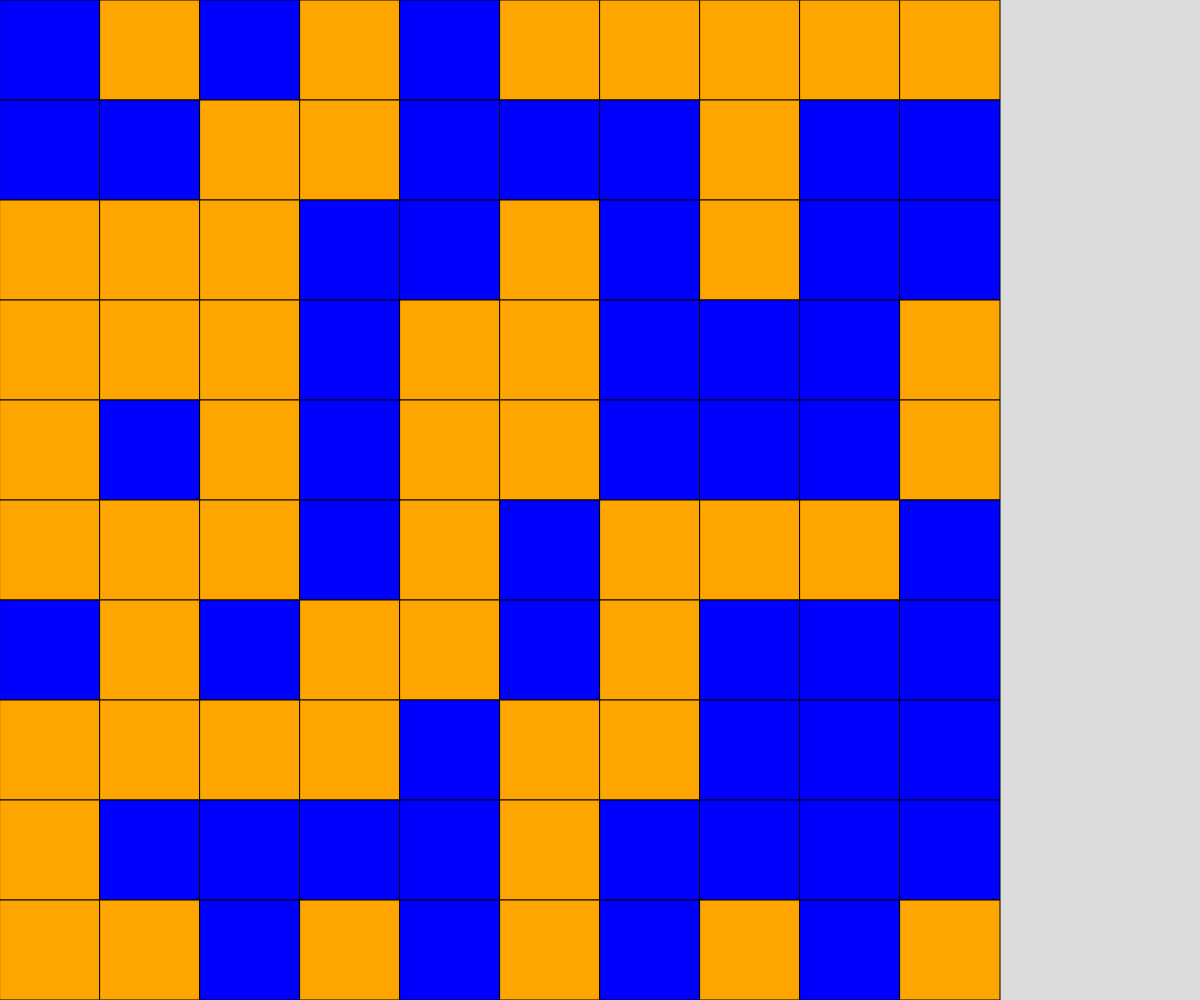
Frame 1 (no input)
Frame 60 (no input): identical to frame 1, image omitted
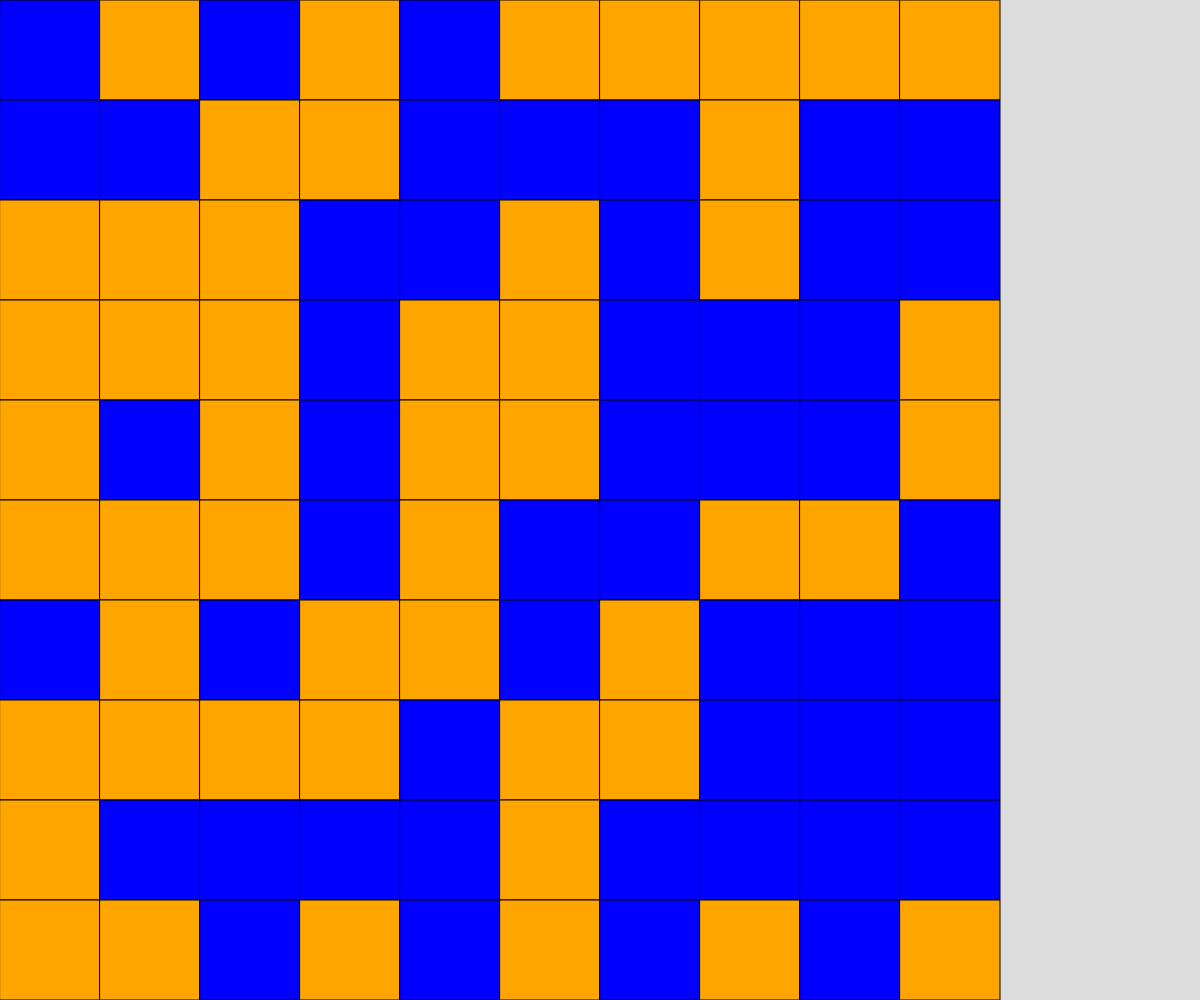
Frame 120 (the mouse pressed at the canvas centre since frame 60)

The p5.js sketch that drew these frames (run headless with seeded random() and noise() and a simulated clock; from frame 60 on, the mouse is pressed at the canvas centre):

// p5.js sketch
// ── sketch.js
const ROWS = 10;
const COLS = 10;
let grid;
let cellSize;

function setup() {
  createCanvas(windowWidth, windowHeight);
  grid = createRandom2dArray(ROWS, COLS);

  //fill the largest square area possible...
  if (width < height) {
    cellSize = width/COLS;
  }
  else {
    cellSize = height/ROWS;
  }
}

function draw() {
  background(220);
  displayGrid(grid);
}

function mousePressed() {
  let x = Math.floor(mouseX/cellSize);
  let y = Math.floor(mouseY/cellSize);

  toggleCell(x, y);
}

function updateGrid() {
  let nextTurn = createEmpty2dArray(ROWS, COLS);
  for (let y = 0; y < ROWS; y++) {
    for (let x = 0; x < COLS; x++) {
      let neighbors = 0;

      for (let i = -1; i <= 1; i++) {
        for (let j = -1; j <= 1; j++) {
          if (y+i >= 0 && y+i < ROWS && x+j >= 0 && x+j < COLS) {
            neighbors += grid[y+i][x+i];
          }
        }
      }

      neighbors -= grid[x][y];

      if (grid[y][x] === 1) {
        if (neighbors === 2 || neighbors === 3) {
          nextTurn[y][x] = 1;
        }
        else {
          nextTurn[y][x] = 0;
        }
      }

      if (grid[y][x] === 0) {
        if (neighbors === 3) {
          nextTurn[y][x] = 1;
        } else {
          nextTurn[y][x] = 0;
        }
      }
    }
  }
  return nextTurn;
}

function toggleCell(x, y) {
  //sanity check
  if (x >= 0 && x < COLS && y >= 0 && y < ROWS) {
    if (grid[y][x] === 0) {
      grid[y][x] = 1;
    }
    else if (grid[y][x] === 1) {
      grid[y][x] = 0;
    }
  }
}

function displayGrid(grid) {
  for (let y = 0; y < ROWS; y++) {
    for (let x = 0; x < COLS; x++) {
      if (grid[y][x] === 0) {
        fill("orange");
      }
      if (grid[y][x] === 1) {
        fill("blue");
      }
      rect(x*cellSize, y*cellSize, cellSize, cellSize);
    }
  }
}

function createEmpty2dArray(ROWS, COLS) {
  let newGrid = [];
  for (let y = 0; y < ROWS; y++) {
    newGrid.push([]);
    for (let x = 0; x < COLS; x++) {
      newGrid[y].push(0);
    }
  }
  return newGrid;
}

function createRandom2dArray(ROWS, COLS) {
  let newGrid = [];
  for (let y = 0; y < ROWS; y++) {
    newGrid.push([]);
    for (let x = 0; x < COLS; x++) {
      newGrid[y].push(round(random(1)));
    }
  }
  return newGrid;
}

function keyPressed() {
  if (key === "r") {
    grid = createRandom2dArray(ROWS, COLS);
  } else if (key === "e") {
    grid = createEmpty2dArray(ROWS, COLS);
  } else if (key === " ") {
    grid = updateGrid();
  }
}
